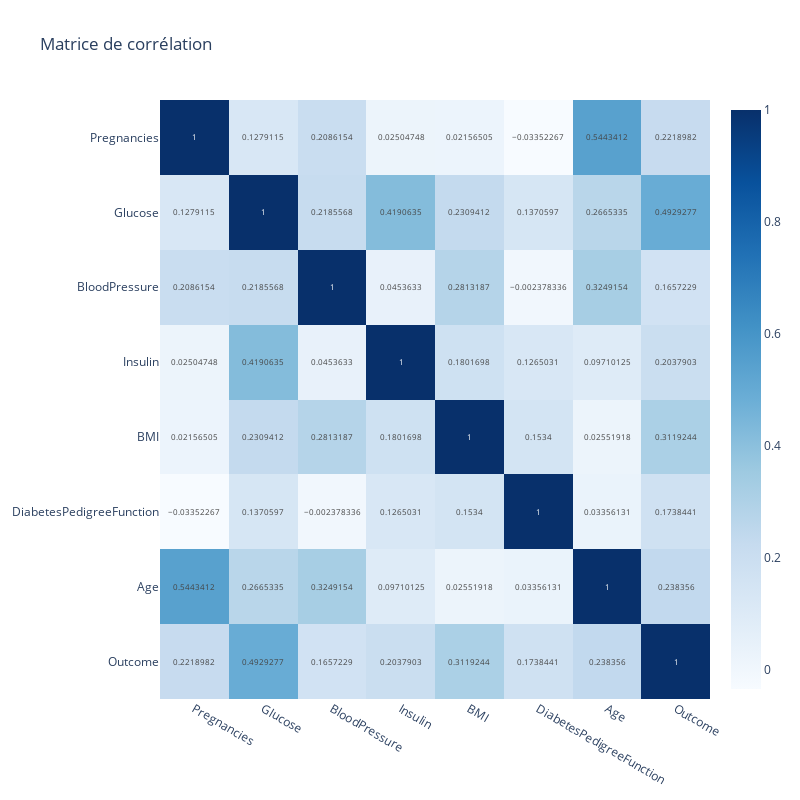

Notebook cell for this chart:
### Code cell
# Afficher la matrice de corrélation avec une heatmap
fig = px.imshow(df.corr(),
                text_auto=True,
                aspect="auto",
                color_continuous_scale='blues',
                title='Matrice de corrélation')
# Ajuster la taille de la figure pour qu'elle soit carrée
fig.update_layout(
    width=800,
    height=800
)
fig.show()

### Figure 1 — Plotly figure (JSON) as saved in the notebook; plotly's stock layout.template omitted (floating-point values rounded to 4 significant figures)
{"data": [{"coloraxis": "coloraxis", "hovertemplate": "x: %{x}<br>y: %{y}<br>color: %{z}<extra></extra>", "name": "0", "texttemplate": "%{z}", "type": "heatmap", "x": ["Pregnancies", "Glucose", "BloodPressure", "Insulin", "BMI", "DiabetesPedigreeFunction", "Age", "Outcome"], "xaxis": "x", "y": ["Pregnancies", "Glucose", "BloodPressure", "Insulin", "BMI", "DiabetesPedigreeFunction", "Age", "Outcome"], "yaxis": "y", "z": [[1, 0.1279, 0.2086, 0.02505, 0.02157, -0.03352, 0.5443, 0.2219], [0.1279, 1, 0.2186, 0.4191, 0.2309, 0.1371, 0.2665, 0.4929], [0.2086, 0.2186, 1, 0.04536, 0.2813, -0.002378, 0.3249, 0.1657], [0.02505, 0.4191, 0.04536, 1, 0.1802, 0.1265, 0.0971, 0.2038], [0.02157, 0.2309, 0.2813, 0.1802, 1, 0.1534, 0.02552, 0.3119], [-0.03352, 0.1371, -0.002378, 0.1265, 0.1534, 1, 0.03356, 0.1738], [0.5443, 0.2665, 0.3249, 0.0971, 0.02552, 0.03356, 1, 0.2384], [0.2219, 0.4929, 0.1657, 0.2038, 0.3119, 0.1738, 0.2384, 1]]}], "layout": {"coloraxis": {"colorscale": [[0, "rgb(247,251,255)"], [0.125, "rgb(222,235,247)"], [0.25, "rgb(198,219,239)"], [0.375, "rgb(158,202,225)"], [0.5, "rgb(107,174,214)"], [0.625, "rgb(66,146,198)"], [0.75, "rgb(33,113,181)"], [0.875, "rgb(8,81,156)"], [1, "rgb(8,48,107)"]]}, "height": 800, "title": {"text": "Matrice de corrélation"}, "width": 800, "xaxis": {"anchor": "y", "domain": [0, 1]}, "yaxis": {"anchor": "x", "autorange": "reversed", "domain": [0, 1]}}}
